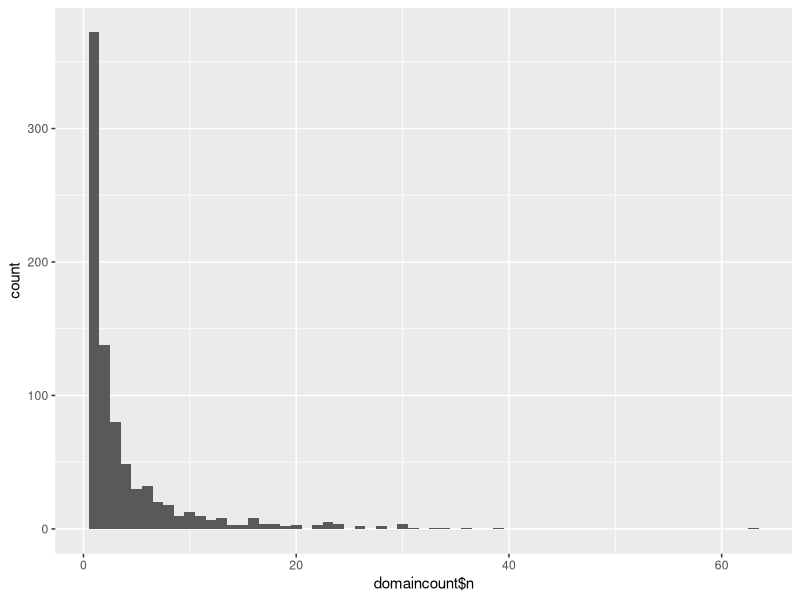

Recreate this plot in R.
library(dplyr)
library(ggplot2)
library(stringr)
rm(list=ls())

emails1 <- read.csv('ICIS2014_emails.csv', header=F)
names(emails1) <- c('User','Domain')
emails1$Year = '2014'

emails2 <- read.csv('ICIS2012_emails.csv', header=F)
names(emails2) <- c('User','Domain')
emails2$Year = '2012'

emails <- bind_rows(emails1, emails2)



#Filter out non-edu domains
d_clean <- emails %>%
  filter(!(Domain %in% c('gmail.com', '@','GMAIL.COM',
                         'gmail.co', 'googlemail.com','yahoo.com',
                         'yahoo.co.uk','yahoo.ca','yahoo.co.jp',
                         'yahoo.com.br','yahoo.com.tw','yahoo.de',
                         'yahoo.fr','yahoo.it','hotmail.ca',
                         'hotmail.com','hotmail.fr','hotmail.it'
                         )))

domaincount <- d_clean %>%
  group_by(Domain) %>%
  count(Domain) %>%
  arrange(n)

#How many emails/lab generally?
ggplot(data=domaincount, aes(domaincount$n)) + 
  geom_histogram(binwidth=1)
  
#How many babylabs are there? We sum 2 years here; so assume that a domain with just
#one email address was a collaborator or other non-babylab school (or a typo of a more common address)

domaincount %>%
  summarize(length(Domain)) 


domaincount %>%
  filter(n > 1) %>%
  summarize(length(Domain))
